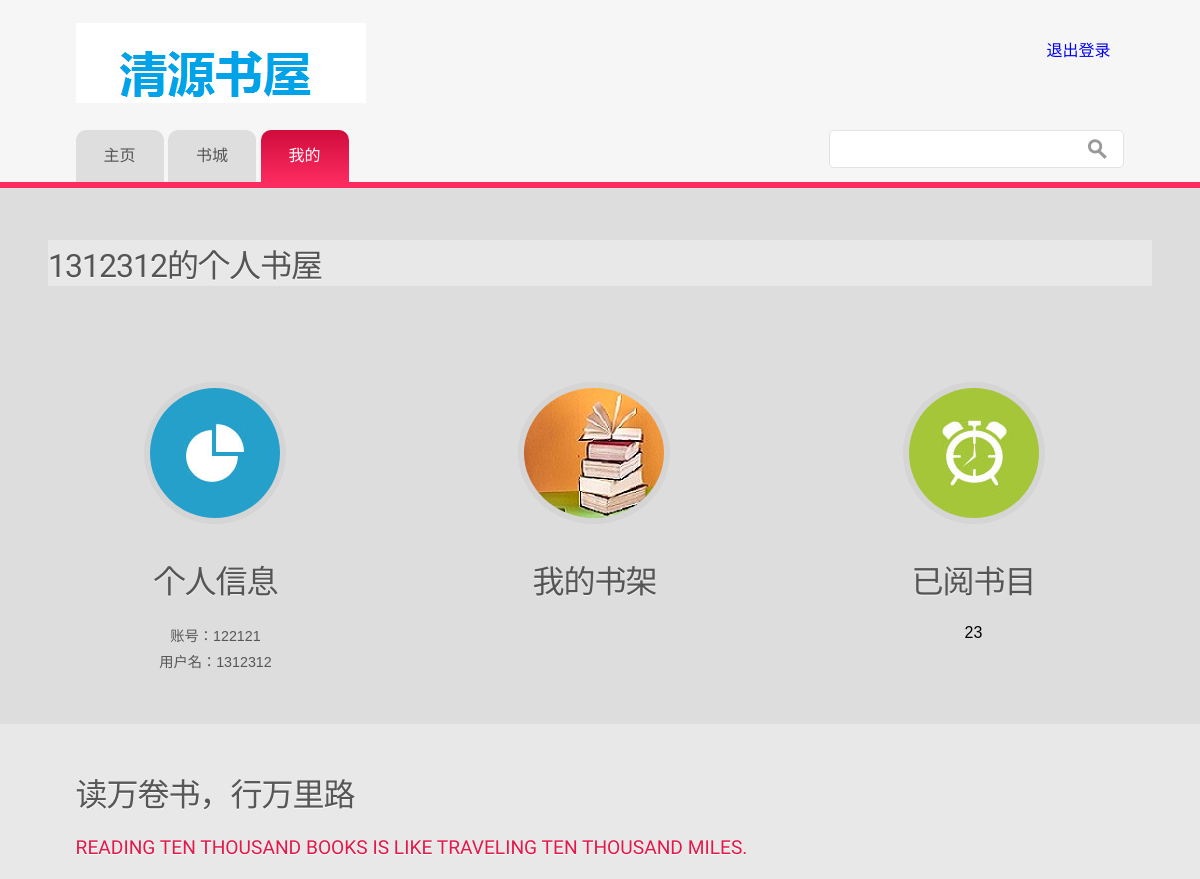
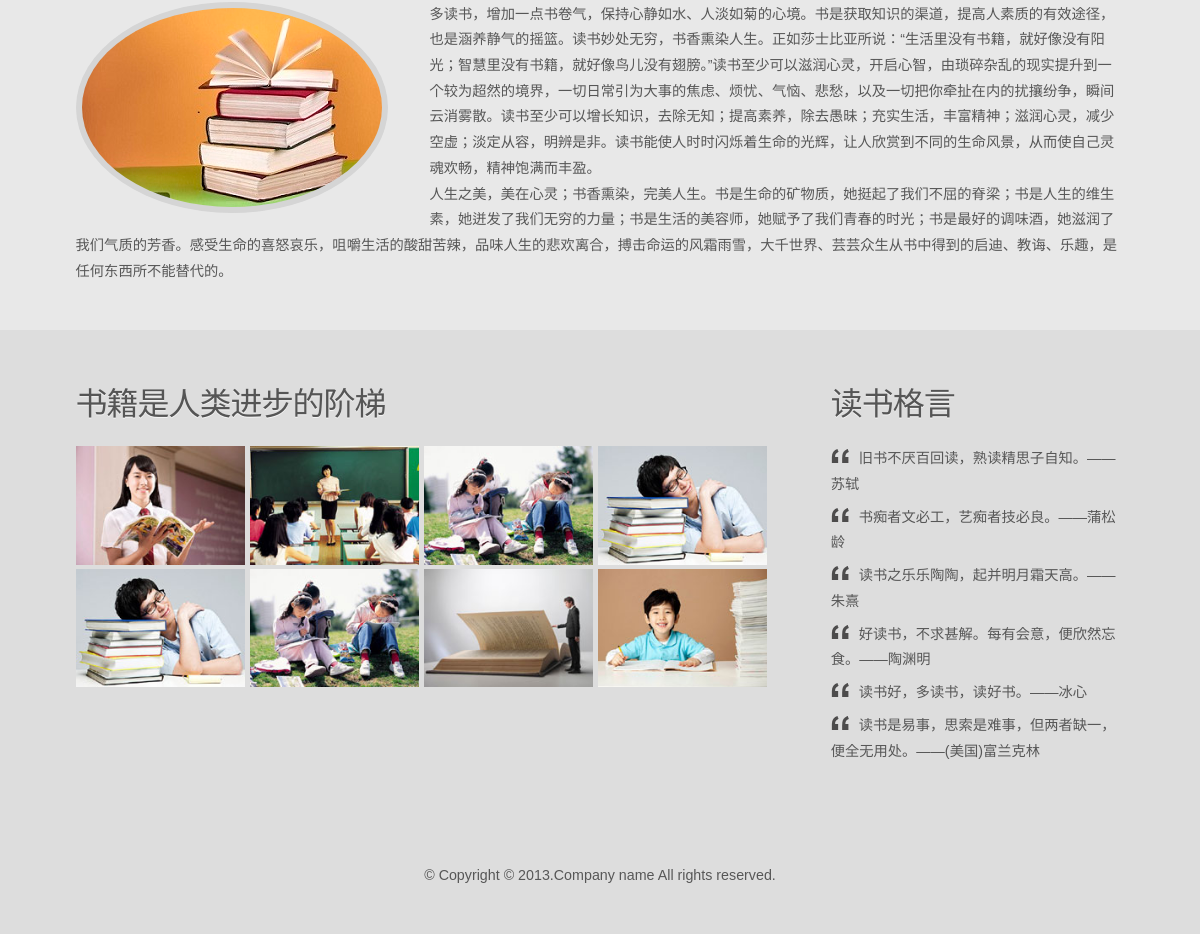
/reader.php (signed in), run on the app's committed database (2 pictures, top to bottom).
### tables this page shows
CREATE TABLE IF NOT EXISTS `user` (
  `number` varchar(50) NOT NULL,
  `name` varchar(50) DEFAULT NULL,
  `password` varchar(50) DEFAULT NULL,
  `hisnum` int(11) DEFAULT NULL,
  PRIMARY KEY (`number`)
);

### reader.php (the view, shortened to what this page needs)
<!DOCTYPE HTML>
<html>
<head>
<link href="css/style.css" rel="stylesheet" type="text/css" media="all" />
</head>
<body>
<div class="btm_border">
<div class="h_bg">
<div class="wrap">
	<div class="header">
		<div class="logo">
			<h1><a href="index.html"><img src="images/logo.png" alt=""></a></h1>
		</div>
		<div class="social-icons">
			<ul>
                <a href='logout.php'> 退出登录</a>
		   </ul>
		</div>
	</div>
	<div class='h_btm'>
		<div class='cssmenu'>
			<ul>
			    <li><a href='index.php'><span>主页</span></a></li>
                <li><a href='bookcity.php'><span>书城</span></a></li>
			    <li  class='active'><a href='reader.php'><span>我的</span></a></li>
			 </ul>
	</div>
	<div class="search">
        <form>
            <input type="text" name="keys" value="">
            <input type="submit" name="subs" value="">
        </form>
    </div>
</div>
</div>
</div>
</div>
<?php
    include ("conn.php");
    if(!empty($_SESSION['uid']))
    {
        $sql="select * from user where number='".$_SESSION['uid']."'";
        $result=$db->query($sql);
        $rs=$result->fetch_array();
    }
    else
        echo "<script>location.href='sign_in.php'</script>";
?>
<div class="main_btm">
<div class="main">
    <div class="main_bg">
    <div class="services-header">
        <h3><?php  echo $rs[name]?>的个人书屋</h3>
    </div>
</div>
</div>
<div class="grids_1_of_3">
    <div class="grid_1_of_3 images_1_of_3">
        <img src="images/icon1.jpg">
        <h3>个人信息</h3>
        <p>账号：<?php  echo $rs[number]?></p>
        <p>用户名：<?php  echo $rs[name]?></p>
    </div>
    <div class="grid_1_of_3 images_1_of_3">
        <img src="images/icon4.jpg">
        <h3>我的书架</h3>
    </div>
    <div class="grid_1_of_3 images_1_of_3">
        <img src="images/icon3.jpg">
        <h3>已阅书目</h3>
        <?php echo "$rs[hisnum]"; ?>
    </div>
</div>
</div>
<div class="main_bg">
    <div class="wrap">
        <div class="main">
            <div class="content">
                <h2>读万卷书，行万里路</h2>
                <h3>Reading ten thousand books is like traveling ten thousand miles.</h3>
                <p><a href="#"><img src="images/pic11.jpg"></a>     多读书，增加一点书卷气，保持心静如水、人淡如菊的心境。书是获取知识的渠道，提高人素质的有效途径，也是涵养静气的摇篮。读书妙处无穷，书香熏染人生。正如莎士比亚所说：“生活里没有书籍，就好像没有阳光；智慧里没有书籍，就好像鸟儿没有翅膀。”读书至少可以滋润心灵，开启心智，由琐碎杂乱的现实提升到一个较为超然的境界，一切日常引为大事的焦虑、烦忧、气恼、悲愁，以及一切把你牵扯在内的扰攘纷争，瞬间云消雾散。读书至少可以增长知识，去除无知；提高素养，除去愚昧；充实生活，丰富精神；滋润心灵，减少空虚；淡定从容，明辨是非。读书能使人时时闪烁着生命的光辉，让人欣赏到不同的生命风景，从而使自己灵魂欢畅，精神饱满而丰盈。<br>   人生之美，美在心灵；书香熏染，完美人生。书是生命的矿物质，她挺起了我们不屈的脊梁；书是人生的维生素，她迸发了我们无穷的力量；书是生活的美容师，她赋予了我们青春的时光；书是最好的调味酒，她滋润了我们气质的芳香。感受生命的喜怒哀乐，咀嚼生活的酸甜苦辣，品味人生的悲欢离合，搏击命运的风霜雨雪，大千世界、芸芸众生从书中得到的启迪、教诲、乐趣，是任何东西所不能替代的。</p>
            </div>
        </div>
    </div>
    <div class="main_btm">
        <div class="wrap">
            <div class="main">
                <div class="gallery">
                    <h3>书籍是人类进步的阶梯</h3>
                    <ul>
                        <li><a href="images/gallery1.jpg"><img src="images/gallery1.jpg" alt=""></a><a href="#"></a></li>
                        <li><a href="images/gallery2.jpg"><img src="images/gallery2.jpg" alt=""></a><a href="#"></a></li>
                        <li><a href="images/gallery3.jpg"><img src="images/gallery3.jpg" alt=""></a><a href="#"></a></li>
                        <li><a href="images/gallery4.jpg"><img src="images/gallery4.jpg" alt=""></a><a href="#"></a></li>
                        <li><a href="images/gallery4.jpg"><img src="images/gallery4.jpg" alt=""></a><a href="#"></a></li>
                        <li><a href="images/gallery3.jpg"><img src="images/gallery3.jpg" alt=""></a><a href="#"></a></li>
                        <li><a href="images/gallery5.jpg"><img src="images/gallery5.jpg" alt=""></a><a href="#"></a></li>
                        <li><a href="images/gallery6.jpg"><img src="images/gallery6.jpg" alt=""></a><a href="#"></a></li>
                    </ul>
                </div>
                <link rel="stylesheet" type="text/css" href="css/lightbox.css" media="screen">
                <div class="terminals">
                    <h3>读书格言</h3>
                    <p>旧书不厌百回读，熟读精思子自知。——苏轼</p>
                    <p>书痴者文必工，艺痴者技必良。——蒲松龄</p>
                    <p>读书之乐乐陶陶，起并明月霜天高。——朱熹</p>
                    <p>好读书，不求甚解。每有会意，便欣然忘食。——陶渊明</p>
                    <p>读书好，多读书，读好书。——冰心</p>
                    <p>读书是易事，思索是难事，但两者缺一，便全无用处。——(美国)富兰克林</p>
                </div>
            </div>
        </div>
    </div>
<div class="ftr-bg">
	<div class="wrap">
		<div class="footer">
			<div class="copy">
				<p class="w3-link">&copy; Copyright &copy; 2013.Company name All rights reserved.</p>
			</div>
		</div>
	</div>
</div>
</body>
</html>

### data on the page
user: name "1312312", number "122121", hisnum "23"
